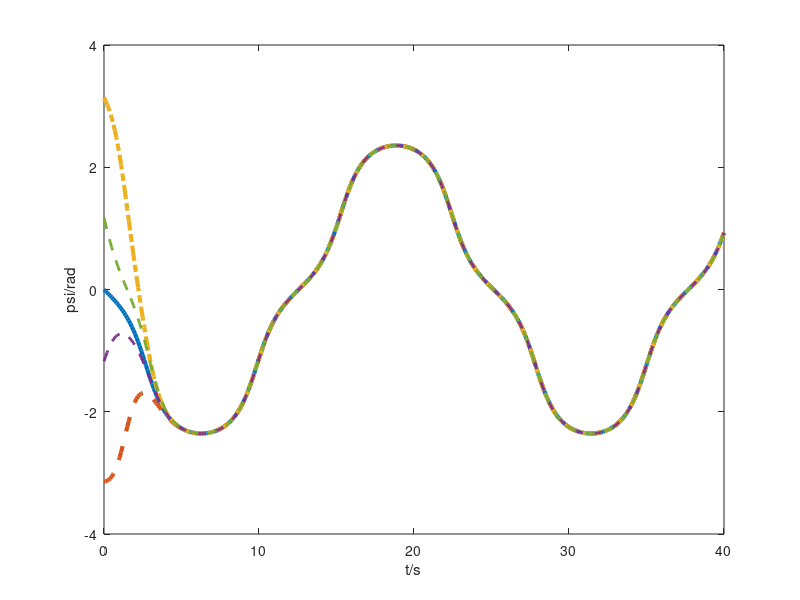

The MATLAB source for this figure:
%% Parameters init

% Leader1
pitch = 0;

fd = 0.5;
sd = 0.5;

%% 
ld = sqrt(fd^2+sd^2);
phid = atan(sd/ld);
y = [];


% Plot psi of the leader 1
psi21 = pi/2;

t = 0:0.1:40;
v1 = sqrt( (-0.5*sin(0.25*t)).^2 + (0.5*cos(0.5*t)).^2 );
psi1 = atan2( (-0.5*sin(0.25*t)) , (0.5*cos(0.5*t)) );
p3 = psi1 - 2.*atan2(real(exp(log(atan2((psi1/2 + pi/4),1)) - 2.*t.*v1)),1);
p4 = psi1 - 2.*atan2(real(exp(log(atan2((psi1/2 - pi/4),1)) - 2.*t.*v1)),1);
% p = psi1 - 2.*atan2(real(exp(log(-cot(psi1/2)) - 2.*t.*v1)),1);
p1 = psi1 - 2.*atan(exp(log(-cot(psi1/2)) - 2.*t.*v1));
p2 = psi1 - 2.*atan(exp(log(cot(psi1/2)) - 2.*t.*v1));

figure(1);
title("Leader2 yaw control");
plot(t,psi1,"-", 'LineWidth',3);
hold on
plot(t, p1, "--", 'LineWidth',3);
hold on
plot(t, p2, "-.", 'LineWidth',3);
hold on
plot(t, p3, "--", 'LineWidth',2);
hold on
plot(t, p4, "--", 'LineWidth',2);

xlabel('t/s');
ylabel('psi/rad');
